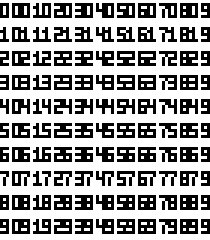
#> input picture images/Numbers/Numbers_5x3_2D_BW.png, 70 x 80 px (shown 3 times larger)
$ python convert_sprites.py
#> lines starting #> are read from the running program, lines starting #| are printed output that depends on the picture
from PIL import Image
import os
from pathlib import Path

def get_shade(rgba, shades, shade):
    if rgba[0] == 252 and rgba[1] == 111 and rgba[2] == 207 and rgba[3] == 255:
        return 0

    w = (254 + shades) // shades
    b = (shade + 1) * w
    return 1 if rgba[0] >= b else 0

def get_mask(rgba):

    if rgba[0] == 252 and rgba[1] == 111 and rgba[2] == 207 and rgba[3] == 255:
        return 0
    return 1 if rgba[3] >= 128 else 0

def convert(fname, shades, sw = None, sh = None, num = None, maskImage = False):

#> called with fname = '../images/Numbers/Numbers_5x3_2D_BW.png', shades = 4, sw = 7, sh = 8, maskImage = False
    if not (shades >= 2 and shades <= 4):
        print('shades argument must be 2, 3, or 4')
        return None

    im = Image.open(fname).convert('RGBA')
#> im is the input picture: PIL image 70x80 RGBA; mean R, G, B, A 158.5, 158.5, 158.5, 255
    pixels = list(im.getdata())
#> pixels = 5600 items, first 6: (255, 255, 255, 255), (255, 255, 255, 255), (255, 255, 255, 255), (255, 255, 255, 255), (255, 255, 255, 255), (255, 255, 255, 255)

    masked = maskImage
    q = 0
    for i in pixels:
        q = q + 1
        # [4 lines of commented-out code are left out]
        if i[0] == 252 and i[1] == 111 and i[2] == 207 and i[3] == 255:
            masked = True
            break
        if i[3] < 255:
            # print('masked!!! ')
            # print(q)
            masked = True
            # exit()
            break
#> after the loop, q = 5600

    print('{}, shades {}, masked {}'.format(fname, shades, masked))


    w = im.width
#> w = 70
    h = im.height
#> h = 80
    if sw is None: sw = w
    if sh is None: sh = h
    nw = w // sw
#> nw = 10
    nh = h // sh
#> nh = 10
    if num is None: num = nw * nh
#> num = 100
    sp = (sh + 7) // 8

    if nw * nh <= 0:
        print('%s: Invalid sprite dimensions' % fname)
        return None

    bytes = bytearray([sw, sh])

    for n in range(num):
        bx = (n % nw) * sw
        by = (n // nw) * sh
        for shade in range(shades - 1):
            for p in range(sp):
                for ix in range(sw):
                    x = bx + ix
                    byte = 0
                    mask = 0
                    for iy in range(8):
                        y = p * 8 + iy
                        if y >= sh: break
                        y += by
                        i = y * w + x
                        rgba = pixels[i]
                        byte |= (get_shade(rgba, shades, shade) << iy)
                        mask |= (get_mask(rgba) << iy)
                    bytes += bytearray([byte])
                    if masked:
                        bytes += bytearray([mask])

    return bytes

def convert_header(fname, fout, sym, shades, sw = None, sh = None, num = None, maskImage = False):
    bytes = convert(fname, shades, sw, sh, num, maskImage)
    if bytes is None: return
    with open(fout, 'a') as f:
        # f.write('#pragma once\n\n#include <stdint.h>\n#include <avr/pgmspace.h>\n\n')
        # f.write('constexpr uint8_t %s[] PROGMEM =\n{\n' % sym)
        f.write('uint8_t %s[] = {\n  ' % sym)
        for n in range(len(bytes)):
            if n % 16 == 2:
                f.write('\n  ')
            f.write('%3d,' % bytes[n])
            # f.write(' ' if n % 16 != 15 else '\n')
            # f.write(' ' if n % 18 != 2 else '\n')
            f.write(' ')
        if len(bytes) % 16 != 2:
            f.write('\n')
        f.write('};\n\n')

def deleteFile(filename):
    if os.path.isfile(filename):
        os.remove(filename)

BASE = './images/'
IMAGES = '../images/'

deleteFile(BASE + 'Images.hpp')

convert_header(IMAGES + 'Numbers/Numbers_5x3_2D_BW.png',                                                BASE + 'Images.hpp', 'Numbers_5x3_2D_BW', 4, 7, 8, maskImage=False)
convert_header(IMAGES + 'Numbers/Numbers_5x3_3D_BW.png',                                                BASE + 'Images.hpp', 'Numbers_5x3_3D_BW', 4, 11, 8, maskImage=False)
#> call 2 of convert, with fname = '../images/Numbers/Numbers_5x3_3D_BW.png', shades = 4, sw = 11, sh = 8, maskImage = False
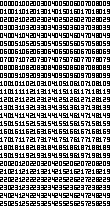
#> input picture images/Numbers/Numbers_5x3_3D_BW.png, 110 x 208 px
#> in convert, im is the input picture: PIL image 110x208 RGBA; mean R, G, B, A 164.1, 164.1, 164.1, 255
convert_header(IMAGES + 'Numbers/Numbers_5x3_3D_GB.png',                                                BASE + 'Images.hpp', 'Numbers_5x3_3D_GB', 4, 11, 8, maskImage=False)
#> call 3 of convert, with fname = '../images/Numbers/Numbers_5x3_3D_GB.png', shades = 4, sw = 11, sh = 8, maskImage = False
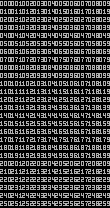
#> input picture images/Numbers/Numbers_5x3_3D_GB.png, 110 x 208 px
#> in convert, im is the input picture: PIL image 110x208 RGBA; mean R, G, B, A 62.7, 62.7, 62.7, 255
convert_header(IMAGES + 'Numbers/Numbers_6x4_3D_BW.png',                                                BASE + 'Images.hpp', 'Numbers_6x4_3D_BW', 4, 16, 8, maskImage=False)
#> call 4 of convert, with fname = '../images/Numbers/Numbers_6x4_3D_BW.png', shades = 4, sw = 16, sh = 8, maskImage = False
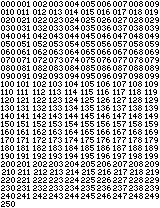
#> input picture images/Numbers/Numbers_6x4_3D_BW.png, 160 x 208 px
#> in convert, im is the input picture: PIL image 160x208 RGBA; mean R, G, B, A 191.3, 191.3, 191.3, 255
convert_header(IMAGES + 'Numbers/Numbers_6x4_2D_BW.png',                                                BASE + 'Images.hpp', 'Numbers_6x4_2D_BW', 4, 9, 8, maskImage=False)
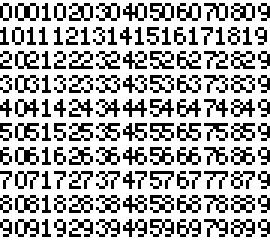
#> input picture images/Numbers/Numbers_6x4_2D_BW.png, 90 x 80 px (shown 3 times larger)
#> in convert, im is the input picture: PIL image 90x80 RGBA; mean R, G, B, A 175.7, 175.7, 175.7, 255
convert_header(IMAGES + 'Numbers/Numbers_6x4_3D_WB.png',                                                BASE + 'Images.hpp', 'Numbers_6x4_3D_WB', 4, 16, 8, maskImage=False)
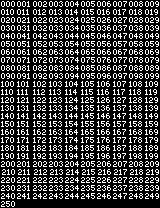
#> input picture images/Numbers/Numbers_6x4_3D_WB.png, 160 x 208 px
#> in convert, im is the input picture: PIL image 160x208 RGBA; mean R, G, B, A 63.7, 63.7, 63.7, 255

#> (the run stopped early here; a loop or call above may not have finished)
